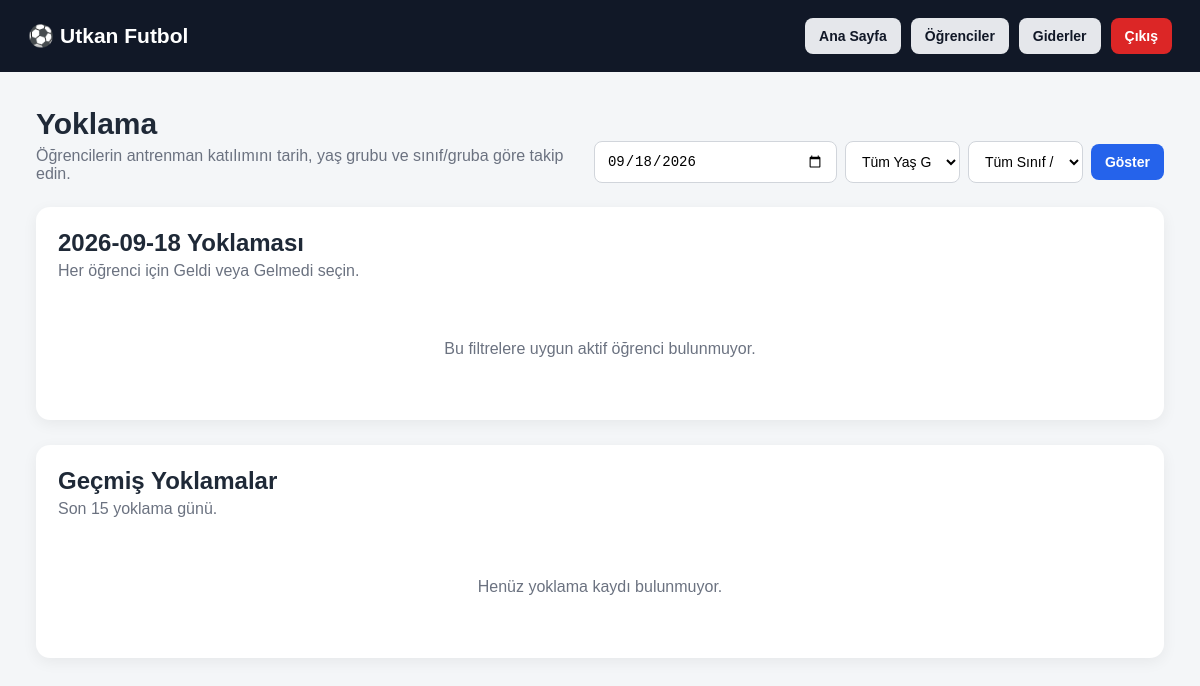
Before: /attendance (signed in) with the older database file.
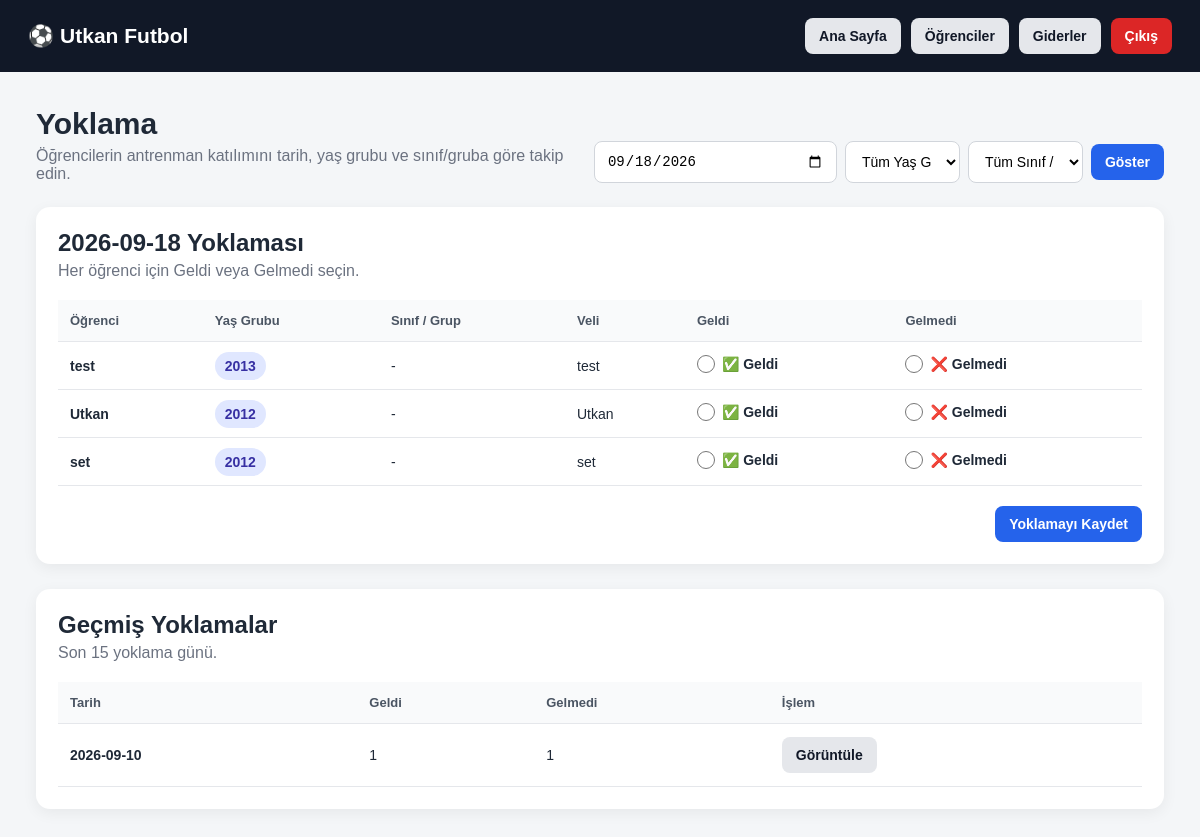
After: the same page with the newer database file.
### tables this page shows
CREATE TABLE students (
            id INTEGER PRIMARY KEY AUTOINCREMENT,
            school_id INTEGER NOT NULL,
            name TEXT NOT NULL,
            birth_year INTEGER NOT NULL,
            parent_name TEXT,
            phone TEXT,
            monthly_fee REAL DEFAULT 0,
            active INTEGER DEFAULT 1,
            notes TEXT,
            created_at TEXT,
            FOREIGN KEY (school_id)
                REFERENCES schools(id)
                ON DELETE CASCADE
        );

CREATE TABLE attendance (
            id INTEGER PRIMARY KEY AUTOINCREMENT,
            student_id INTEGER NOT NULL,
            attendance_date TEXT NOT NULL,
            present INTEGER DEFAULT 0,
            created_at TEXT,
            FOREIGN KEY (student_id)
                REFERENCES students(id)
                ON DELETE CASCADE,
            UNIQUE(student_id, attendance_date)
        );

### app.py (the view, shortened to what this page needs)
@app.route("/attendance", methods=["GET", "POST"])
def attendance():
    if not school_logged_in():
        return redirect(url_for("login"))
    school_id = session["school_id"]
    selected_date = request.args.get(
        "date",
        datetime.now().strftime("%Y-%m-%d")
    )
    selected_birth_year = request.args.get(
        "birth_year",
        ""
    ).strip()
    selected_class_group = request.args.get(
        "class_group",
        ""
    ).strip()
    conn = get_db()
    query = """
        SELECT
            s.*,
            a.present AS present,
            CASE
                WHEN a.id IS NULL THEN 0
                ELSE 1
            END AS attendance_saved
        FROM students s
        LEFT JOIN attendance a
            ON a.student_id = s.id
            AND a.attendance_date = ?
        WHERE s.school_id = ?
        AND s.active = 1
    """
    params = [
        selected_date,
        school_id
    ]
    if selected_birth_year:
        query += " AND s.birth_year = ?"
        params.append(selected_birth_year)
    if selected_class_group:
        query += " AND s.class_group = ?"
        params.append(selected_class_group)
    query += """
        ORDER BY
            s.birth_year DESC,
            COALESCE(s.class_group, '') ASC,
            s.name ASC
    """
    student_list = conn.execute(
        query,
        params
    ).fetchall()
    birth_years = conn.execute("""
        SELECT DISTINCT birth_year
        FROM students
        WHERE school_id = ?
        AND active = 1
        ORDER BY birth_year DESC
    """, (
        school_id,
    )).fetchall()
    class_groups = conn.execute("""
        SELECT DISTINCT class_group
        FROM students
        WHERE school_id = ?
        AND active = 1
        AND class_group IS NOT NULL
        AND TRIM(class_group) != ''
        ORDER BY class_group ASC
    """, (
        school_id,
    )).fetchall()
    history = conn.execute("""
        SELECT
            a.attendance_date,
            SUM(
                CASE
                    WHEN a.present = 1 THEN 1
                    ELSE 0
                END
            ) AS present_count,
            SUM(
                CASE
                    WHEN a.present = 0 THEN 1
                    ELSE 0
                END
            ) AS absent_count
        FROM attendance a
        JOIN students s
            ON s.id = a.student_id
        WHERE s.school_id = ?
        GROUP BY a.attendance_date
        ORDER BY a.attendance_date DESC
        LIMIT 15
    """, (
        school_id,
    )).fetchall()
    conn.close()
    return render_template(
        "attendance.html",
        students=student_list,
        selected_date=selected_date,
        selected_birth_year=selected_birth_year,
        selected_class_group=selected_class_group,
        birth_years=birth_years,
        class_groups=class_groups,
        history=history,
        finance_privacy_enabled=finance_is_required(school_id),
        finance_visible=finance_can_view(school_id)
    )

### app.py (called while the page is built)
def get_db():
    conn = sqlite3.connect(DB_NAME)
    conn.row_factory = sqlite3.Row
    conn.execute("PRAGMA foreign_keys = ON")
    return conn

def school_logged_in():
    return (
        session.get("logged_in")
        and session.get("role") == "school"
        and session.get("school_id")
    )

def get_school_finance_settings(school_id):
    conn = get_db()
    row = conn.execute("""
        SELECT
            finance_privacy_enabled,
            finance_pin_hash
        FROM schools
        WHERE id = ?
    """, (school_id,)).fetchone()
    conn.close()
    return row

def finance_is_required(school_id):
    settings = get_school_finance_settings(school_id)
    return bool(
        settings
        and settings["finance_privacy_enabled"]
    )

def finance_can_view(school_id):
    return (
        not finance_is_required(school_id)
        or finance_is_unlocked()
    )

### templates/attendance.html (shortened to what the changed rows need)
<!DOCTYPE html>
<html lang="tr">
<head>
    <link rel="stylesheet" href="{{ url_for('static', filename='style.css') }}">
</head>
<body>
<header class="topbar">
    <div>
        <h2>⚽ {{ session.school_name or "Futbol Okulu Paneli" }}</h2>
    </div>
</header>
<main class="container">
    <div class="dashboard-heading">
        <div>
            <h1>Yoklama</h1>
        </div>
    </div>
    <section class="panel-section">
        <div class="section-header">
            <div>
                <h2>
                    {{ selected_date }} Yoklaması
                </h2>
            </div>
        </div>
        {% if students %}
        <form method="POST">
            <div class="table-wrapper">
                <table>
                    <thead>
                        <tr>
                            <th>Öğrenci</th>
                            <th>Yaş Grubu</th>
                            <th>Sınıf / Grup</th>
                            <th>Veli</th>
                            <th>Geldi</th>
                            <th>Gelmedi</th>
                        </tr>
                    </thead>
                    <tbody>
                    {% for student in students %}
                        <tr>
                            <td>
                                <strong>{{ student.name }}</strong>
                            </td>
                            <td>
                                <span class="badge">
                                    {{ student.birth_year }}
                                </span>
                            </td>
                            <td>
                                {{ student.class_group or "-" }}
                            </td>
                            <td>
                                {{ student.parent_name or "-" }}
                            </td>
                            <td>
                                <label class="attendance-option present-option">
                                    <input
                                        type="radio"
                                        name="attendance_{{ student.id }}"
                                        value="present"
                                    >
                                    <span>✅ Geldi</span>
                                </label>
                            </td>
                            <td>
                                <label class="attendance-option absent-option">
                                    <input
                                        type="radio"
                                        name="attendance_{{ student.id }}"
                                        value="absent"
                                    >
                                    <span>❌ Gelmedi</span>
                                </label>
                            </td>
                        </tr>
                    {% endfor %}
                    </tbody>
                </table>
            </div>
            <div class="attendance-save">
                <button type="submit" class="btn primary">
                    Yoklamayı Kaydet
                </button>
            </div>
        </form>
        {% else %}
        <div class="empty-state">
            Bu filtrelere uygun aktif öğrenci bulunmuyor.
        </div>
        {% endif %}
    </section>
    <section class="panel-section attendance-history">
        <div class="section-header">
            <div>
                <h2>Geçmiş Yoklamalar</h2>
            </div>
        </div>
        {% if history %}
        <div class="table-wrapper">
            <table>
                <thead>
                    <tr>
                        <th>Tarih</th>
                        <th>Geldi</th>
                        <th>Gelmedi</th>
                        <th>İşlem</th>
                    </tr>
                </thead>
                <tbody>
                {% for item in history %}
                    <tr>
                        <td>
                            <strong>{{ item.attendance_date }}</strong>
                        </td>
                        <td>
                            {{ item.present_count }}
                        </td>
                        <td>
                            {{ item.absent_count }}
                        </td>
                        <td>
                            <a
                                href="{{ url_for(
                                    'attendance',
                                    date=item.attendance_date,
                                    birth_year=selected_birth_year,
                                    class_group=selected_class_group
                                ) }}"
                                class="btn"
                            >
                                Görüntüle
                            </a>
                        </td>
                    </tr>
                {% endfor %}
                </tbody>
            </table>
        </div>
        {% else %}
        <div class="empty-state">
            Henüz yoklama kaydı bulunmuyor.
        </div>
        {% endif %}
    </section>
</main>
</body>
</html>

Changed rows visible on the page:
added students: name "test", birth_year "2013", class_group "-", parent_name "test", id "☐ ✅ Geldi", id "☐ ❌ Gelmedi"
added students: name "Utkan", birth_year "2012", class_group "-", parent_name "Utkan", id "☐ ✅ Geldi", id "☐ ❌ Gelmedi"
added students: name "set", birth_year "2012", class_group "-", parent_name "set", id "☐ ✅ Geldi", id "☐ ❌ Gelmedi"
added attendance: attendance_date "2026-09-10", present_count "1", absent_count "1"
Other visible differences:
text no longer shown: "Bu filtrelere uygun aktif öğrenci bulunmuyor. Henüz yoklama kaydı bulunmuyor."
text now shown: "Öğrenci Yaş Grubu Sınıf / Grup Veli Geldi Gelmedi Yoklamayı Kaydet Tarih Geldi Gelmedi İşlem"
